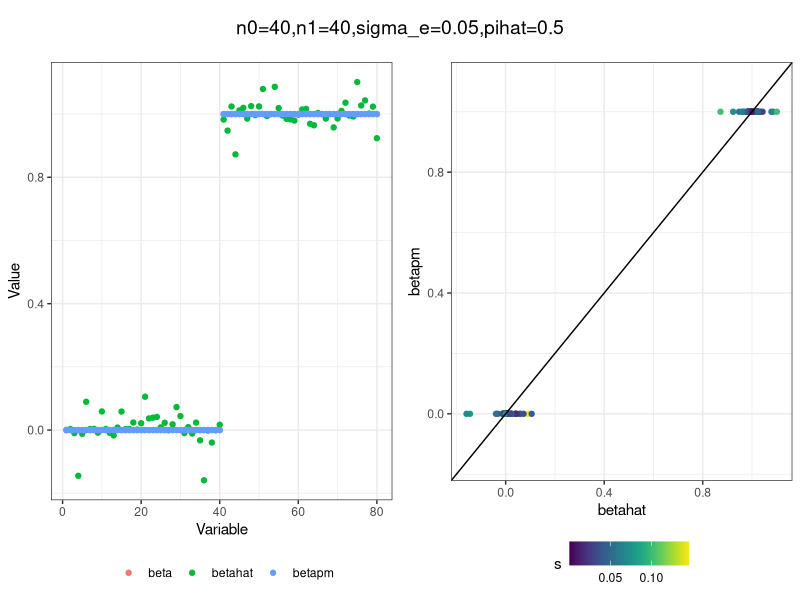
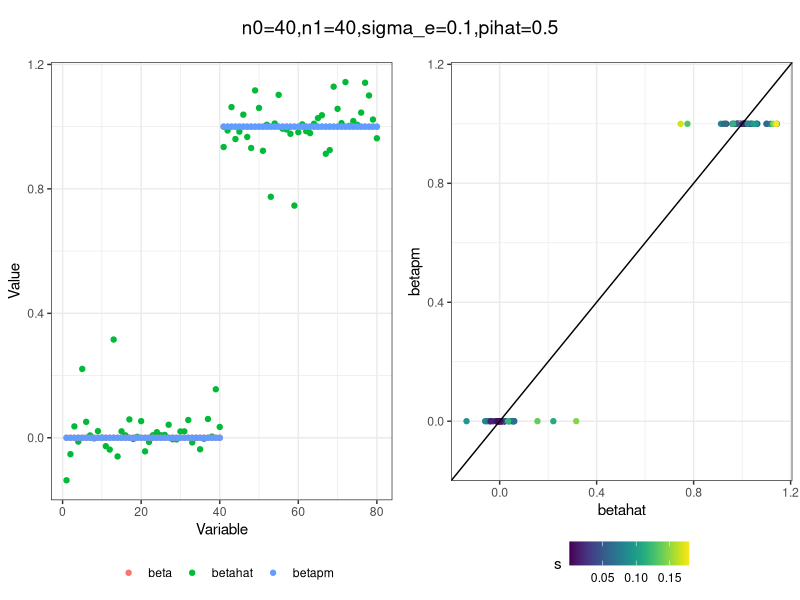
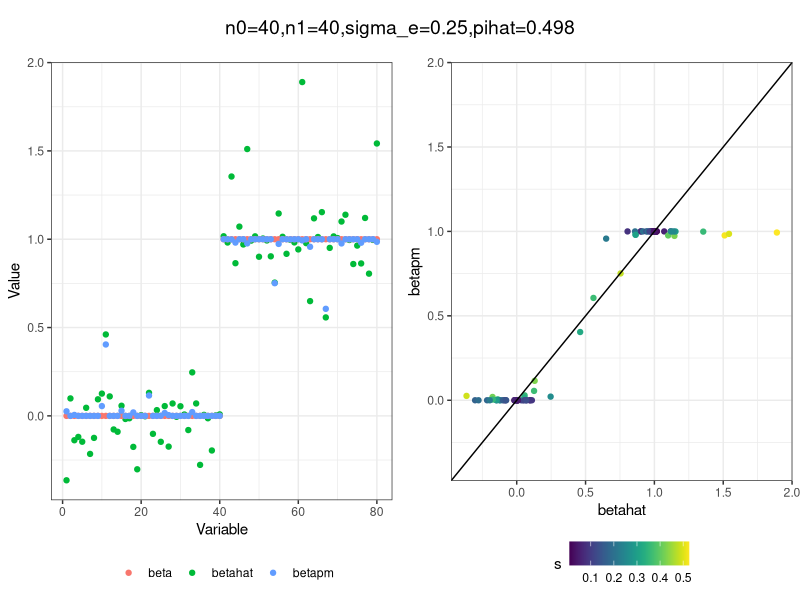
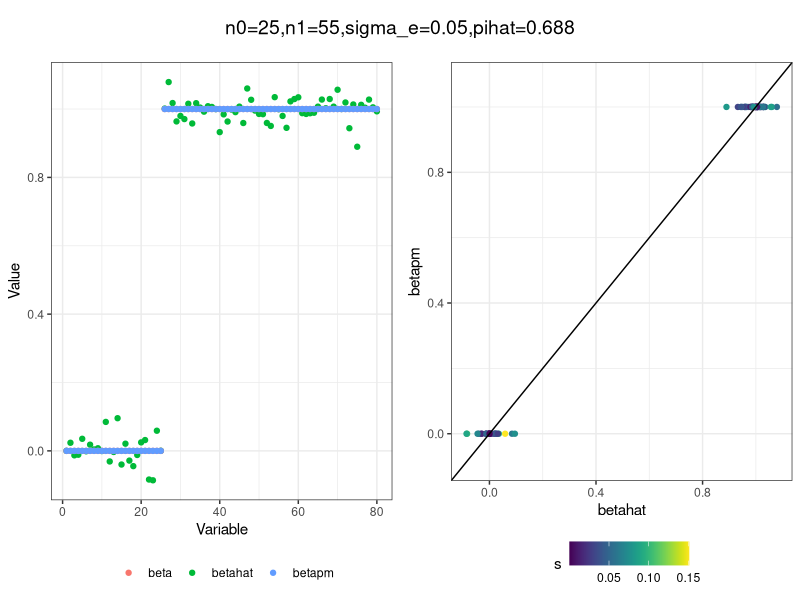
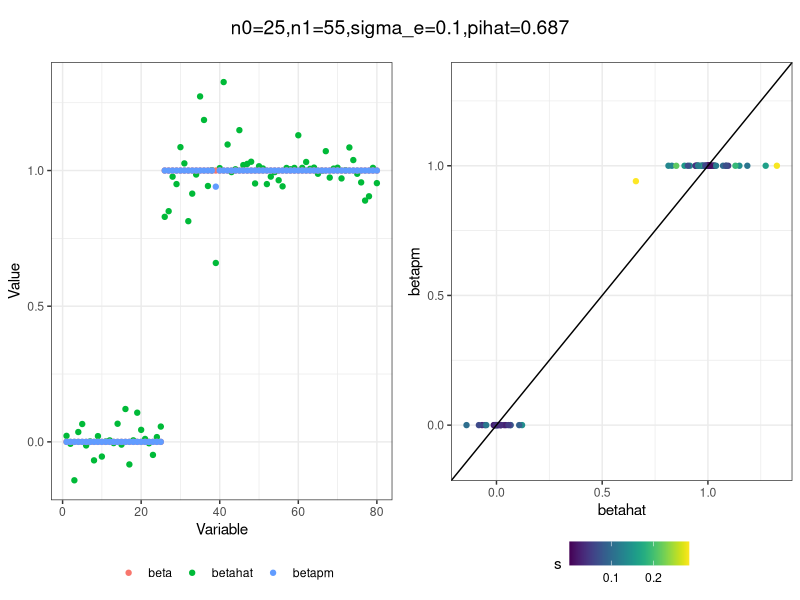
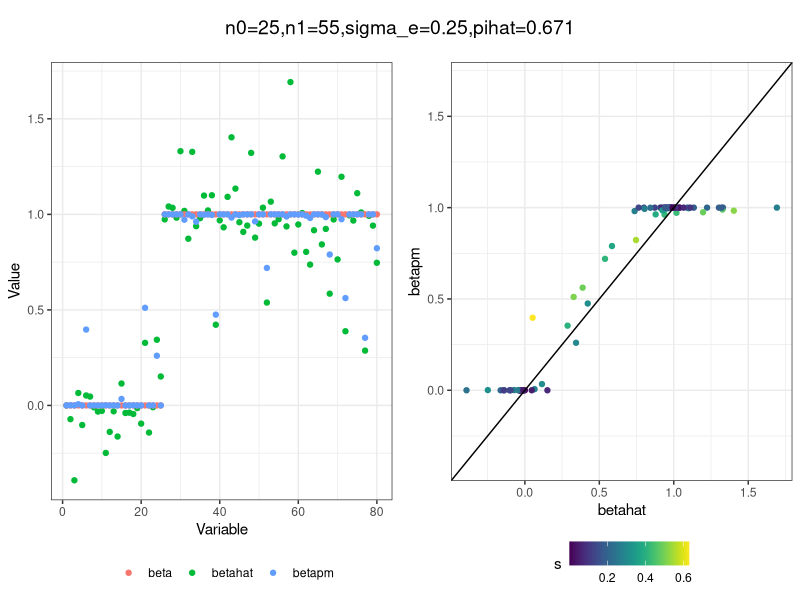
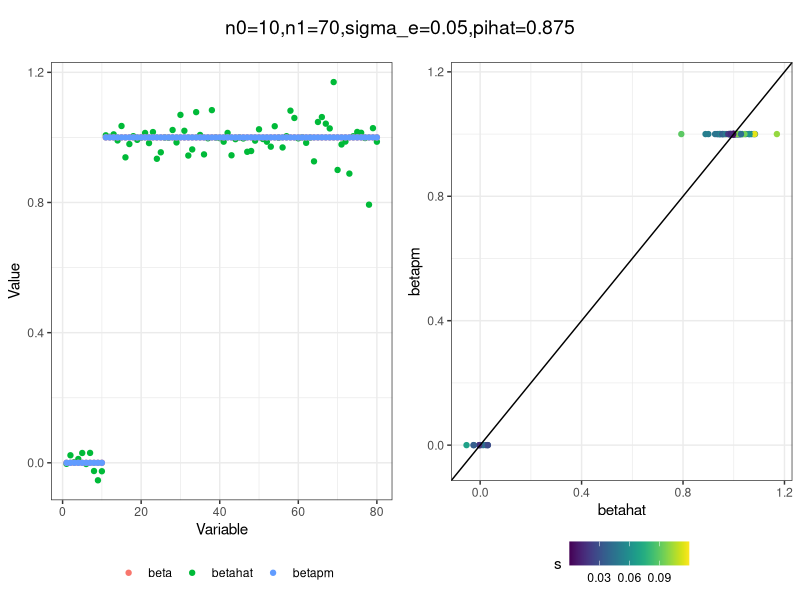
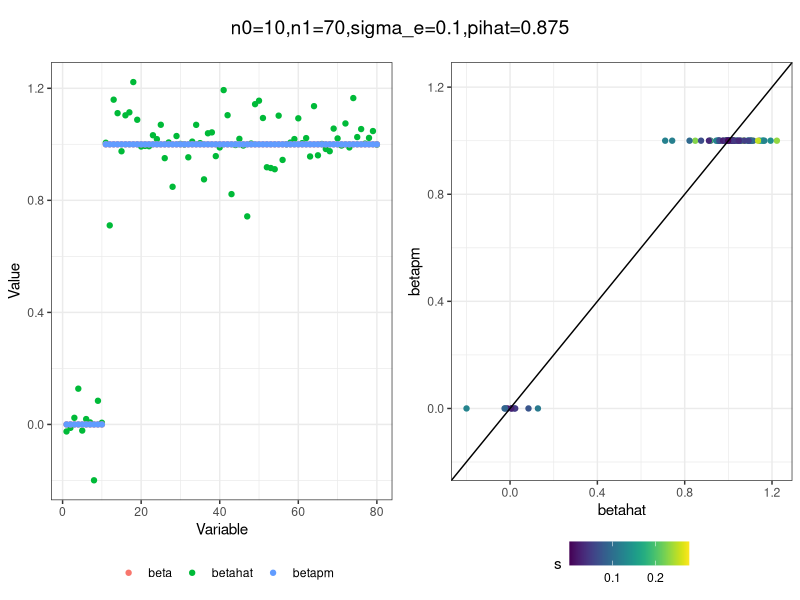

Generate these figures, in order, with R:
## ---- chunk 1
library(ggplot2)
library(dplyr)
library(tidyr)
## ---- chunk 2
sim = function(n0, n1, sigma_e){
  n = n0+n1
  beta = c(rep(0, n0), rep(1, n1))
  s = abs(rnorm(n, 0, sigma_e))
  betahat = rnorm(n, beta, s)
  return(list(betahat=betahat, s=s, beta=beta, n=n))
}

nll = function(pi, data){
  betahat = data[[1]]
  s = data[[2]]
  liks = (1.0-pi) * dnorm(betahat, mean=0, sd=s) + pi * dnorm(betahat, mean=1, sd=s) 
  loglik = sum(log(liks))
  return(-loglik)
}

est_pi = function(betahat, s){
  fit = optim(par=c(.5), 
              fn=nll, 
              data=list(betahat, s), 
              method="Brent", 
              lower=0, 
              upper=1)

  pihat = fit$par
  return(pihat)
}

est_post = function(betahat, s, pihat){
  c0 = dnorm(betahat, mean = 0, sd=s) * (1 - pihat)
  c1 = dnorm(betahat, mean = 1, sd=s) * pihat
  pm = c1 / (c0 + c1)
  return(pm)
}

plot_sim = function(df, title){
  
  gath_df = df %>% gather(variable, value, -idx, -s)
  p0 = ggplot(gath_df, aes(x=idx, y=value, 
                        color=factor(variable, levels=c("beta", "betahat", "betapm")))) + 
      geom_point() + 
      theme_bw() +
      labs(color="") +
      xlab("Variable") + 
      ylab("Value") +
      theme(legend.position="bottom")
  
  min_betahat = min(df$betahat)
  max_betahat = max(df$betahat)
  p1 = ggplot(df, aes(betahat, betapm, color=s)) + 
       geom_point() + viridis::scale_color_viridis() + 
       theme_bw() + 
       theme(legend.position="bottom") +
       xlim(c(min_betahat, max_betahat)) +
       ylim(c(min_betahat, max_betahat)) + 
       geom_abline() 

  p = cowplot::plot_grid(p0, p1, nrow=1) 
  title = cowplot::ggdraw() + cowplot::draw_label(title)
  print(cowplot::plot_grid(title, p, ncol=1, rel_heights=c(0.1, 1)))
  
}
## ---- chunk 3
n0 = c(rep(40, 3), rep(25, 3), rep(10, 3), rep(0, 3))
n1 = c(rep(40, 3), rep(55, 3), rep(70, 3), rep(80, 3))
sigma_e = rep(c(.05, .1, .25), 4)

for(i in 1:length(n0)){
  sim_res = sim(n0[i], n1[i], sigma_e[i])
  betahat = sim_res$betahat
  s = sim_res$s
  beta = sim_res$beta
  pihat = est_pi(betahat, s)
  betapm = est_post(betahat, s, pihat)
  df = data.frame(betahat=betahat, beta=beta, betapm=betapm, s=s, idx=1:length(betahat))
  title = paste0("n0=",n0[i], ",n1=", n1[i], ",sigma_e=", sigma_e[i], ",pihat=", round(pihat, digits=3))
  plot_sim(df, title)
}
